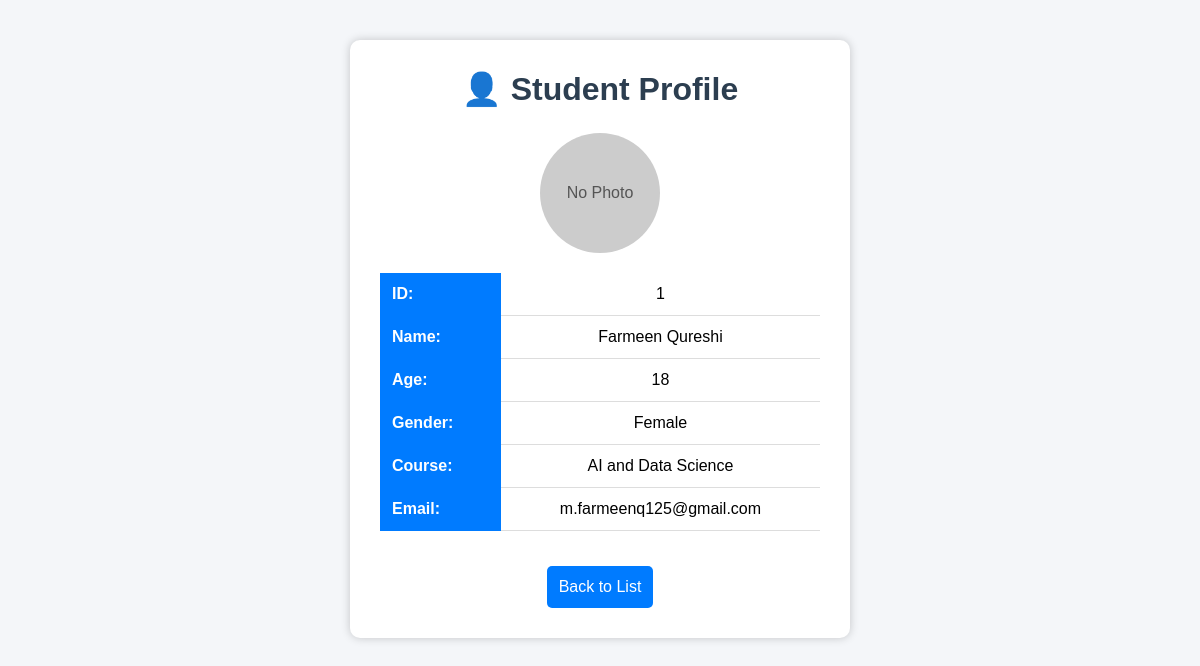
The app's page /student/1 (signed in) with its own data.
### models.py (models this page shows)
class Student(Base):
    __tablename__ = "students"
    id = Column(Integer, primary_key=True, index=True)
    name = Column(String)
    age = Column(Integer)
    gender = Column(String)
    course = Column(String)
    email = Column(String)
    photo = Column(String, nullable=True) # New Field

### app.py (the view)
@app.get("/student/{student_id}", response_class=HTMLResponse)
def view_student_profile(student_id: int, request: Request):
    if not get_current_user(request):
        return RedirectResponse("/login", status_code=303)
    db = SessionLocal()
    student = db.query(Student).filter(Student.id == student_id).first()
    db.close()
    if student is None:
        raise HTTPException(status_code=404, detail="Student Not Found")
    return templates.TemplateResponse(request=request, name="view_student.html", context={"student": student})

### templates/view_student.html (shortened to what this page needs)
<!DOCTYPE html>
<html lang="en">
<head>
    <link rel="stylesheet" href="/static/style.css">
</head>
<body>
<div class="form-container" style="text-align: center;">
    <h1>👤 Student Profile</h1>
    <div style="margin-bottom: 20px;">
        {% if student.photo %}
            <img src="/{{ student.photo }}" alt="Photo" width="120" height="120" style="object-fit: cover; border-radius: 50%; border: 3px solid #007bff;">
        {% else %}
            <div style="width: 120px; height: 120px; border-radius: 50%; background: #ccc; display: inline-block; line-height: 120px; color: #555;">No Photo</div>
        {% endif %}
    </div>
    <table style="text-align: left; width: 100%; margin-bottom: 20px;">
        <tr><th>ID:</th> <td>{{ student.id }}</td></tr>
        <tr><th>Name:</th> <td>{{ student.name }}</td></tr>
        <tr><th>Age:</th> <td>{{ student.age }}</td></tr>
        <tr><th>Gender:</th> <td>{{ student.gender }}</td></tr>
        <tr><th>Course:</th> <td>{{ student.course }}</td></tr>
        <tr><th>Email:</th> <td>{{ student.email }}</td></tr>
    </table>
    <a href="/" class="back-btn" style="display: inline-block; text-align: center;">Back to List</a>
</div>
</body>
</html>

### static/style.css (style rules this page uses)
* { margin:0; padding:0; box-sizing:border-box; font-family:Arial, Helvetica, sans-serif; }
body { background:#f4f6f9; }
h1 { text-align:center; color:#2c3e50; margin-bottom:30px; }
table { width:100%; border-collapse:collapse; }
table th { background:#007bff; color:white; padding:12px; }
table td { padding:12px; text-align:center; border-bottom:1px solid #ddd; }
.form-container { width:500px; margin:40px auto; background:white; padding:30px; border-radius:10px; box-shadow:0 0 10px rgba(0,0,0,0.2); }
.form-container h1 { text-align:center; margin-bottom:25px; }
.back-btn { display:block; text-align:center; margin-top:15px; text-decoration:none; background:#007bff; color:white; padding:12px; border-radius:5px; }

### records on screen
Student: id "1", name "Farmeen Qureshi", age "18", gender "Female", course "AI and Data Science", email "m.farmeenq125@gmail.com"
